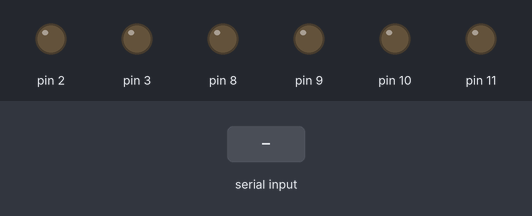
Bench run of a sketch on a simulated Arduino Uno, built with avr-gcc and run on an emulated ATmega328P. Shown: output pins drawn as LEDs (lit = HIGH). The inputs (shaded band) are chosen by the test bench.

Above: at 1.2 s.
1.3 s: "1" received over Serial
At 1.6 s:
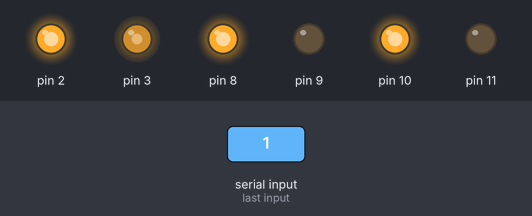
2.8 s: "3" received over Serial
At 3.9 s:
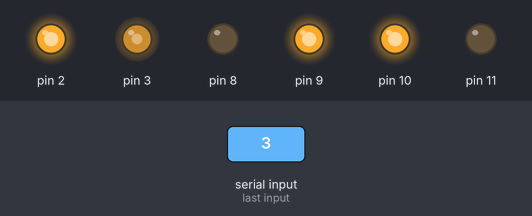
4.3 s: "2" received over Serial
At 5.1 s:
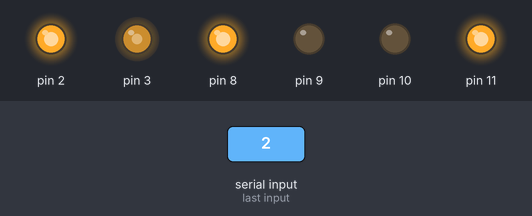
5.8 s: "4" received over Serial
At 6.2 s:
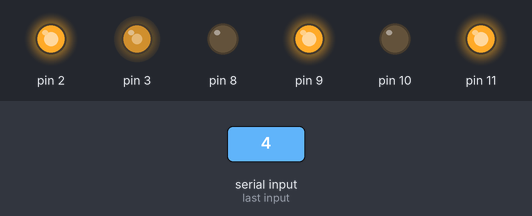
Timing chart, 0 to 8.3 s (numbered marks = the images above; inputs shaded):
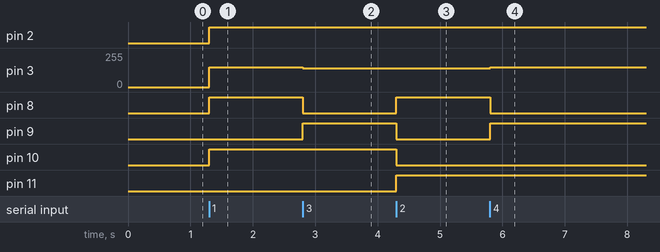

Measured:
- after the input at 1.3 s, pin 2, pin 8, pin 10: LOW → HIGH at once; pin 3: 0/255 → 150/255 at once
- after the input at 2.8 s, pin 3: 150/255 → 140/255 at once; pin 8: HIGH → LOW at once; pin 9: LOW → HIGH at once
- after the input at 4.3 s, pin 8, pin 11: LOW → HIGH at once; pin 9, pin 10: HIGH → LOW at once
- after the input at 5.8 s, pin 3: 140/255 → 150/255 at once; pin 8: HIGH → LOW at once; pin 9: LOW → HIGH at once

The sketch:

sketch_mar12a.ino
```cpp
String entrada="0";

void setup() {
    pinMode(2,OUTPUT);
    pinMode(3,OUTPUT);

    pinMode(8,OUTPUT);
    pinMode(9,OUTPUT);

    pinMode(10,OUTPUT);
    pinMode(11,OUTPUT);


    Serial.begin(9600);
}

int ultimoComando=0;
int comando = 0;
int velocidade = 140;

void loop() {
  while(comando == ultimoComando){
    if(Serial.available()){
        comando = Serial.read();

        //comando = entrada.toInt();
    }
  }
  // comando de parada -----------------------------
  if(comando == 48){
        digitalWrite(2,LOW);
        digitalWrite(3,LOW);
        digitalWrite(8,LOW);
        digitalWrite(10,LOW);
        digitalWrite(9,LOW);
        digitalWrite(11,LOW);

  //comando para frente ---------------------------
  }else if(comando == 49){
          analogWrite(2,velocidade);
          analogWrite(3,velocidade+10);
          digitalWrite(9,LOW);
          digitalWrite(11,LOW);

          digitalWrite(8,HIGH);
          digitalWrite(10,HIGH);

   //comando para esquerda -----------------------
   }else if(comando == 51){
          analogWrite(2,velocidade);
          analogWrite(3,velocidade);
          digitalWrite(9,HIGH);
          digitalWrite(11,LOW);

          digitalWrite(8,LOW);
          digitalWrite(10,HIGH);

   //comando para direita ------------------------
   }else if(comando == 50){
          analogWrite(2,velocidade);
          analogWrite(3,velocidade);
          digitalWrite(9,LOW);
          digitalWrite(11,HIGH);

          digitalWrite(8,HIGH);
          digitalWrite(10,LOW);

   //comando para tras ---------------------------
   }else if(comando == 52){
          analogWrite(2,velocidade);
          analogWrite(3,velocidade+10);
          digitalWrite(9,HIGH);
          digitalWrite(11,HIGH);

          digitalWrite(8,LOW);
          digitalWrite(10,LOW);
   }
   ultimoComando = comando;
}
```
